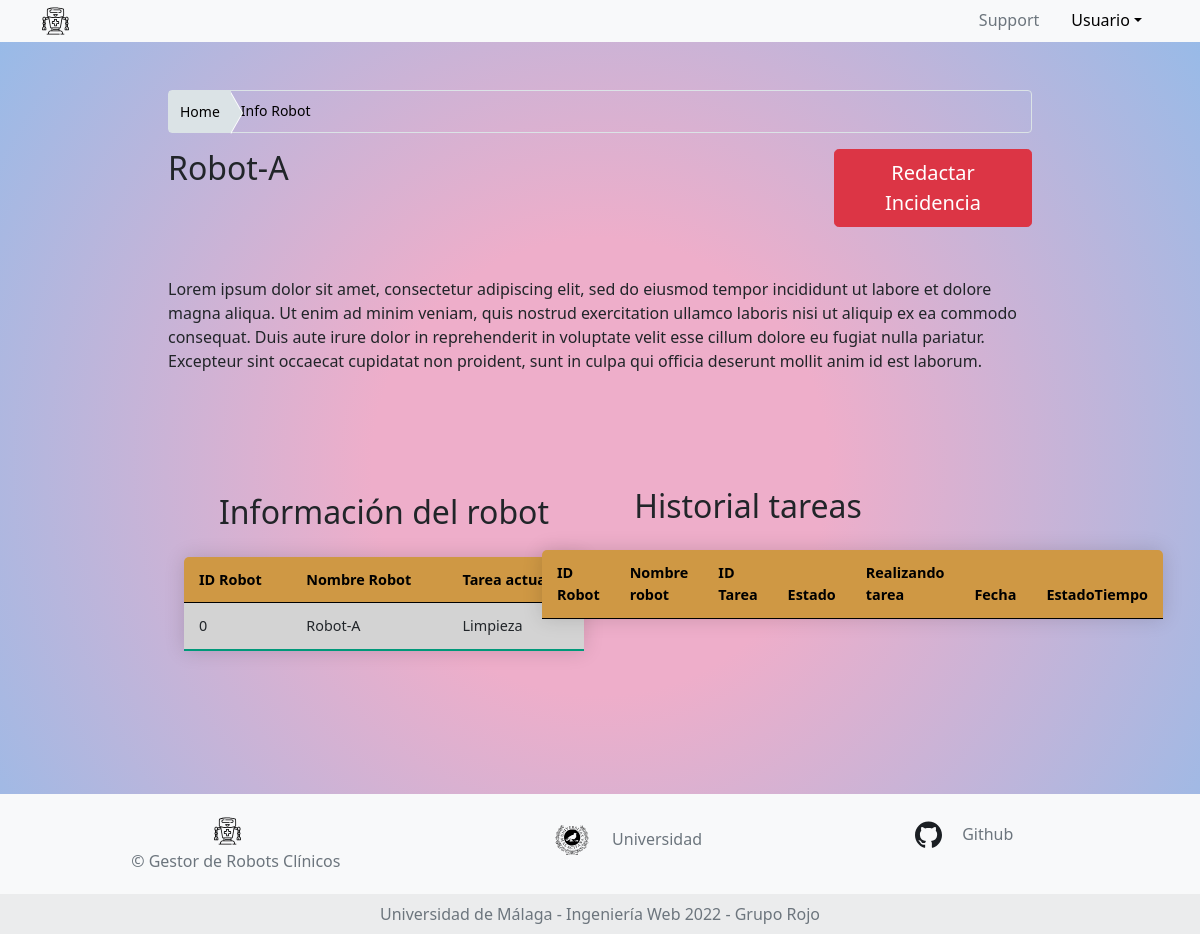
The page /doctor/0 on the database its author committed.
### app.py (models this page shows, shortened)
class Robots(db.Model):
    __tablename__ = 'Robots'
    id = db.Column(db.String(150), nullable=False, primary_key= True)
    name = db.Column(db.String(150), nullable=False)
    id_Tareas = db.Column(db.String(100), db.ForeignKey(Tareas.id))
    date = db.Column(db.DateTime, default=datetime.utcnow)
    estado = db.Column(db.String(150), nullable=True)

class Tareas(db.Model):
    __tablename__ = 'Tareas'
    id = db.Column(db.String(100), primary_key=True)
    tipo_tarea = db.Column(db.String(120), nullable=False)
    date = db.Column(db.DateTime, default=datetime.utcnow)

### app.py (the view)
@app.route("/doctor/<id>")
def robot(id):
    robot = db.session.query(Robots).get(id)
    id_tarea = robot.id_Tareas
    tarea_exists = db.session.query(Tareas).get(id_tarea)
    historial_exits = db.session.query(exists().where(Historial.id_robot == id)).scalar()
    historial = db.session.query(Historial).get(id_tarea)
    return render_template('template_robot.jinja', robot= robot, tarea=tarea_exists, historial=historial)

### templates/template_robot.jinja (shortened to what this page needs)
{% extends 'base.jinja' %}
{% block content %}
<body class="bg">
    <div class="main-container row p-5 mx-0 justify-content-center align-items-center align-self-center">
        <div class="row col-md-10 px-3">
            <nav aria-label="breadcrumb">
                <ol class="breadcrumb breadcrumb-custom">
                    <li class="breadcrumb-item"><a href="/doctor" data-abc="true">Home</a></li>
                    <li class="breadcrumb-item active" aria-current="page"><span>Info Robot</span></li>
                </ol>
            </nav>
        </div>
        <div class="row col-md-10 px-3">
            <div class="col-sm-9">
                <legend>
                    <h2>{{robot.name}}</h2>
                </legend>
            </div>
            <div class="col-sm-3"><button type="button" onclick="location.href='/doctor/formularioIncidencia'"
                    class="btn btn-danger btn-lg">Redactar Incidencia</button></div>
            <p class="padd">
                Lorem ipsum dolor sit amet, consectetur adipiscing elit, sed do eiusmod tempor incididunt ut
                labore et dolore magna aliqua. Ut enim ad minim veniam, quis nostrud exercitation ullamco laboris
                nisi ut aliquip ex ea commodo consequat. Duis aute irure dolor in reprehenderit in voluptate velit esse
                cillum dolore eu fugiat nulla pariatur. Excepteur sint occaecat cupidatat non proident, sunt in culpa
                qui
                officia deserunt mollit anim id est laborum.
            </p>
        </div>
        <div class="row col-md-10 px-3">
            <fieldset class="col-md-5 d-flex justify-content-left align-items-center">
                <form class="row px-3" method="POST" action="/upload" enctype="multipart/form-data">
                    <div>
                        <table class="table table-hover table-sortable">
                            <h2 class="text-center">Información del robot</h2>
                            <thead>
                                <tr>
                                    <th scope="col"> ID Robot </th>
                                    <th scope="col"> Nombre Robot </th>
                                    <th scope="col"> Tarea actual </th>
                                </tr>
                            </thead>
                            <tbody>
                                <tr>
                                    <td>{{robot.id}}</td>
                                    <td>{{robot.name}}</td>
                                    <td>{{tarea.tipo_tarea}}</td>
                                </tr>
                            </tbody>
                        </table>
                    </div>
                </form>
            </fieldset>
            <fieldset class="text-black col-md-6 px-3 bot">
                <form method="GET" class="mt-5 row">
                    <div>
                        <table class="table table-hover table-sortable">
                            <h2 class="text-center">Historial tareas</h2>
                            <thead>
                                <tr>
                                    <th scope="col">ID Robot</th>
                                    <th scope="col">Nombre robot</th>
                                    <th scope="col">ID Tarea</th>
                                    <th scope="col">Estado</th>
                                    <th scope="col">Realizando tarea</th>
                                    <th scope="col">Fecha</th>
                                    <th scope="col">EstadoTiempo</th>
                                </tr>
                            </thead>
                        </table>
                    </div>
                </form>
            </fieldset>
        </div>
    </div>
    {% endblock %}

### static/css/style.css (style rules this page uses)
.btn { max-width: 100%; }
.bg { background: rgb(238,174,202); background: radial-gradient(circle, rgba(238,174,202,1) 30%, rgba(148,187,233,1) 100%); }
.padd { padding-bottom: 50px; padding-top: 50px; }
.table { border-color: white; border-radius: 5px 5px 0 0; overflow: hidden; border-collapse: collapse; margin: 25px 0; font-size: 0.9em; min-width: 400px; box-shadow: 0 0 20px rgba(0, 0, 0, 0.15); }
.table thead tr { background-color: #cf9844; color: #000000; text-align: left; font-weight: bold; }
.table th, .table td { padding: 12px 15px; }
.table tbody tr { border-bottom: 1px solid #dddddd; }
.table tbody tr:nth-last-of-type(odd) { background-color: #d3d3d3; }
.table tbody tr:last-of-type { border-bottom: 2px solid #009879; }
.table-sortable th { cursor: pointer; }
.bot { padding-bottom: 2.3cm; }
.breadcrumb.breadcrumb-custom { padding: 0 0; border-color: #dbe3e6; }
.breadcrumb { border: 1px solid #f3f3f3; }
.breadcrumb { display: flex; flex-wrap: wrap; padding: 0.56rem 1.13rem; margin-bottom: 1rem; list-style: none; background-color: transparent; border-radius: 0.25rem; }
nav { display: block; }
.breadcrumb.breadcrumb-custom .breadcrumb-item { font-size: 0.875rem; background: #dbe3e6; padding: 0.56rem 10px; color: #000; display: inline-block; vertical-align: top; }
.breadcrumb.breadcrumb-custom .breadcrumb-item:before { content: ""; }
.breadcrumb.breadcrumb-custom .breadcrumb-item a { position: relative; color: inherit; border: 1px solid #dbe3e6; display: inline-block; vertical-align: top; }
.breadcrumb.breadcrumb-custom .breadcrumb-item a:before { right: -22px; z-index: 3; border-left-color: #dbe3e6; border-left-style: solid; border-left-width: 12px; }
.breadcrumb.breadcrumb-custom .breadcrumb-item a:after { border-top: 21px solid transparent; border-bottom: 22px solid transparent; border-left: 12px solid #ffffff; top: -9px; right: -23px; }
.breadcrumb.breadcrumb-custom .breadcrumb-item:last-child { background: transparent; }
.breadcrumb.breadcrumb-custom .breadcrumb-item a:before, .breadcrumb.breadcrumb-custom .breadcrumb-item a:after { position: absolute; top: -9px; width: 0; height: 0; content: ""; border-top: 21px solid transparent; border-bottom: 21px solid transparent; }
a:link { text-decoration:none; }
.breadcrumb-item + .breadcrumb-item::before { display: inline-block; padding-right: 0.5rem; color: #6c757d; content: "/"; }

### rows shown on the page
Robots: name "Robot-A", id "0"
Tareas: tipo_tarea "Limpieza"
